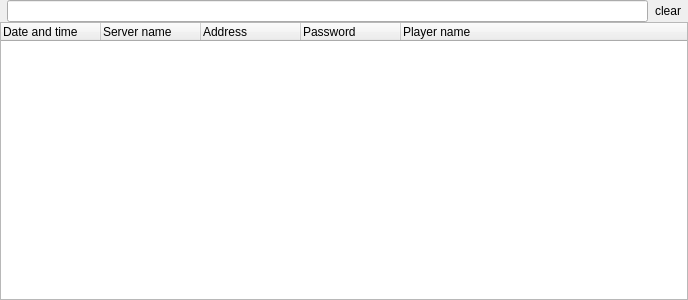
<?xml version="1.0" encoding="UTF-8"?>
<ui version="4.0">
 <class>history_widget</class>
 <widget class="QWidget" name="history_widget">
  <property name="geometry">
   <rect>
    <x>0</x>
    <y>0</y>
    <width>688</width>
    <height>300</height>
   </rect>
  </property>
  <property name="windowTitle">
   <string>History list</string>
  </property>
  <layout class="QVBoxLayout" name="verticalLayout">
   <property name="margin">
    <number>0</number>
   </property>
   <item>
    <layout class="QHBoxLayout" name="horizontalLayout">
     <item>
      <widget class="QLabel" name="label">
       <property name="text">
        <string/>
       </property>
       <property name="pixmap">
        <pixmap resource="../images.qrc">:/icons/icons/edit-find.png</pixmap>
       </property>
      </widget>
     </item>
     <item>
      <widget class="QLineEdit" name="filterEdit"/>
     </item>
     <item>
      <widget class="QToolButton" name="clearFilterButton">
       <property name="text">
        <string>clear</string>
       </property>
       <property name="icon">
        <iconset resource="../images.qrc">
         <normaloff>:/icons/icons/edit-clear-locationbar-rtl.png</normaloff>:/icons/icons/edit-clear-locationbar-rtl.png</iconset>
       </property>
       <property name="autoRaise">
        <bool>true</bool>
       </property>
      </widget>
     </item>
    </layout>
   </item>
   <item>
    <widget class="QTreeWidget" name="treeWidget">
     <property name="minimumSize">
      <size>
       <width>0</width>
       <height>0</height>
      </size>
     </property>
     <attribute name="headerDefaultSectionSize">
      <number>100</number>
     </attribute>
     <attribute name="headerDefaultSectionSize">
      <number>100</number>
     </attribute>
     <column>
      <property name="text">
       <string>Date and time</string>
      </property>
     </column>
     <column>
      <property name="text">
       <string>Server name</string>
      </property>
     </column>
     <column>
      <property name="text">
       <string>Address</string>
      </property>
     </column>
     <column>
      <property name="text">
       <string>Password</string>
      </property>
     </column>
     <column>
      <property name="text">
       <string>Player name</string>
      </property>
     </column>
    </widget>
   </item>
  </layout>
 </widget>
 <layoutdefault spacing="0" margin="0"/>
 <resources>
  <include location="../images.qrc"/>
 </resources>
 <connections/>
</ui>
